Frame 1 (no input): blank canvas, image omitted
Frame 60 (the mouse pressed at the canvas centre just before this capture): blank canvas, image omitted
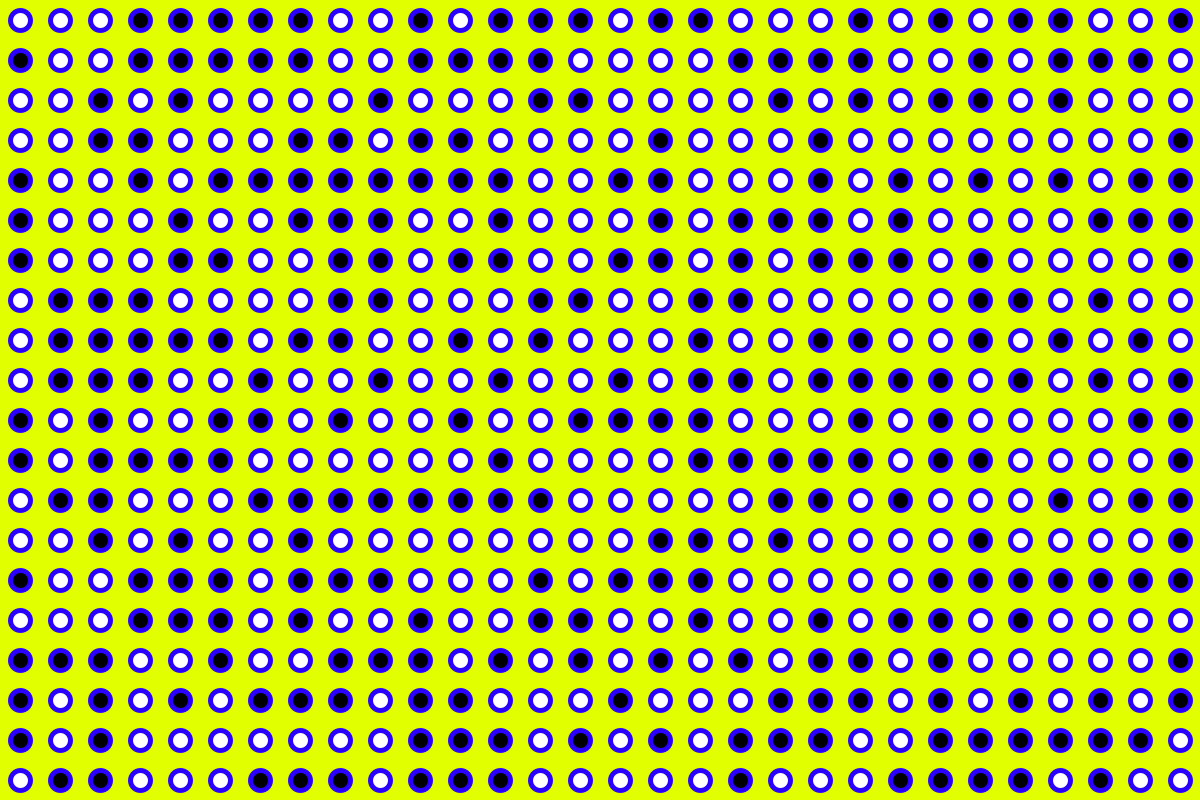
Frame 120 (the mouse held since frame 60 and released just before this capture)

The Processing sketch whose frames 1 and 60 were blank and that drew this single picture after the mouse press (run headless with seeded random() and noise(); from frame 60 on, the mouse is pressed at the canvas centre):

// Processing sketch: processing_108858
// ── processing_108858.pde

float circlecolor = 0;
float backcolor = 0;
float circlesize = 0;

void setup() {
  size(1200, 800);
  smooth();
  colorMode(HSB, 360, 100, 100);
  frameRate(30);
}

void draw() {

  circlecolor = map(mouseX, 0, width, 200, 300);
  backcolor = map(mouseY, 0, width, 000, 200);
  circlesize = map(mouseX, 0, width, 0, 40);

  background(backcolor, 100, 100);
  strokeWeight(5);
  stroke(circlecolor, 100, 100);

  for (int i =20; i < width; i += 40) { //x
    for (int j = 20; j < height; j += 40) { //y
      ellipse(i, j, circlesize, circlesize);
      int(random(0, 2));
      if (int(random(0, 2)) == 0) {
        fill(0);
      }
      else {
        fill(360);
      }
    }
  }
}
